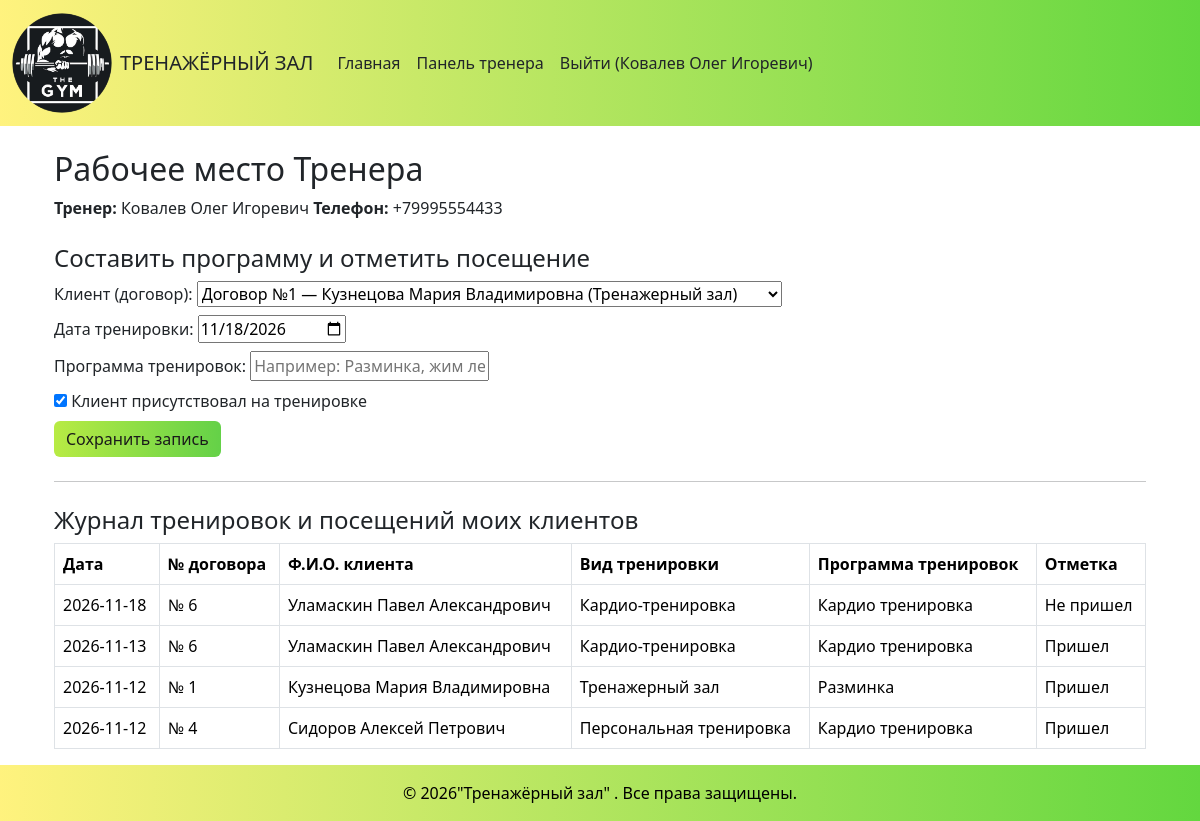
Page /trener.php (signed in) on the committed database.
### tables this page shows
CREATE TABLE `user` (
  `id` int(11) NOT NULL,
  `fio` varchar(150) NOT NULL,
  `login` varchar(50) NOT NULL,
  `password` varchar(100) NOT NULL,
  `role` enum('директор','регистратор','бухгалтер','тренер','клиент') NOT NULL,
  `email` varchar(100) DEFAULT NULL,
  `phone` varchar(20) DEFAULT NULL
);

CREATE TABLE `visits` (
  `id` int(11) NOT NULL,
  `contract_id` int(11) NOT NULL,
  `visit_date` date NOT NULL,
  `program` text,
  `attended` tinyint(1) NOT NULL DEFAULT '1'
);

CREATE TABLE `workout_types` (
  `id` int(11) NOT NULL,
  `title` varchar(100) NOT NULL,
  `price` decimal(10,2) NOT NULL,
  `img` varchar(255) DEFAULT NULL,
  `price_factor` decimal(4,2) NOT NULL DEFAULT '0.30'
);

### trener.php (the view, shortened to what this page needs)
<?php
include 'temp/bd.php';
include 'temp/head.php';
include 'temp/nav_trenera.php';
$trainer_id = isset($_SESSION['id']) ? $_SESSION['id'] : (isset($_SESSION['user_id']) ? $_SESSION['user_id'] : 0);
if ($trainer_id == 0 && isset($_SESSION['fio'])) {
    $q = mysqli_query($mysqli, "SELECT id FROM user WHERE fio = '{$_SESSION['fio']}'");
    if ($r = mysqli_fetch_assoc($q)) {
        $trainer_id = $r['id'];
    }
}
?>
<div class="container mt-4">
    <h2>Рабочее место Тренера</h2>
    <?php
    $res = mysqli_query($mysqli, "SELECT fio, phone FROM user WHERE id = '$trainer_id'");
    if ($row = mysqli_fetch_assoc($res)) {
        echo "<p><b>Тренер:</b> {$row['fio']}  <b>Телефон:</b> {$row['phone']}</p>";
    }
    ?>
    <h4 class="mt-4">Составить программу и отметить посещение</h4>
    <form method="POST">
        <div class="mb-2">
            Клиент (договор):
            <select name="contract_id" required>
                <?php
                $c_sql = "SELECT c.id, u.fio, wt.title
                          FROM contracts c
                          JOIN user u ON c.client_id = u.id
                          JOIN workout_types wt ON c.workout_type_id = wt.id
                          WHERE c.trainer_id = '$trainer_id'";
                $c_res = mysqli_query($mysqli, $c_sql);
                while ($c_row = mysqli_fetch_assoc($c_res)) {
                    echo "<option value='{$c_row['id']}'>Договор №{$c_row['id']} — {$c_row['fio']} ({$c_row['title']})</option>";
                }
                ?>
            </select>
        </div>
        <div class="mb-2">
            Дата тренировки: <input type="date" name="visit_date" value="<?php echo date('Y-m-d'); ?>" required>
        </div>
        <div class="mb-2">
            Программа тренировок: <input type="text" name="program" placeholder="Например: Разминка, жим лежа, кардио" required>
        </div>
        <div class="mb-2">
            <label><input type="checkbox" name="attended" checked> Клиент присутствовал на тренировке</label>
        </div>
      <div class="d-flex justify-content-between align-items-center gap-3">
           <button type="submit" class="btn" style="background: linear-gradient(90deg, #b8eb44 0%, #64d148 100%); color: #1a1a1a; border: none; font-weight: 500;">Сохранить запись</button>
              </div>
    </form>
    <hr class="my-4">
    <h4>Журнал тренировок и посещений моих клиентов</h4>
    <table class="table table-bordered">
        <thead>
            <tr>
                <th>Дата</th>
                <th>№ договора</th>
                <th>Ф.И.О. клиента</th>
                <th>Вид тренировки</th>
                <th>Программа тренировок</th>
                <th>Отметка</th>
            </tr>
        </thead>
        <tbody>
            <?php
            $v_sql = "SELECT v.visit_date, v.contract_id, v.program, v.attended, u.fio AS client_fio, wt.title
                      FROM visits v
                      JOIN contracts c ON v.contract_id = c.id
                      JOIN user u ON c.client_id = u.id
                      JOIN workout_types wt ON c.workout_type_id = wt.id
                      WHERE c.trainer_id = '$trainer_id'
                      ORDER BY v.visit_date DESC";
            $v_res = mysqli_query($mysqli, $v_sql);
            while ($v_row = mysqli_fetch_assoc($v_res)) {
                $status = $v_row['attended'] == 1 ? "Пришел" : "Не пришел";
                echo "<tr>
                    <td>{$v_row['visit_date']}</td>
                    <td>№ {$v_row['contract_id']}</td>
                    <td>{$v_row['client_fio']}</td>
                    <td>{$v_row['title']}</td>
                    <td>{$v_row['program']}</td>
                    <td>{$status}</td>
                </tr>";
            }
            ?>
        </tbody>
    </table>
</div>
<?php include 'temp/footer.php'; ?>

### css/style.css (style rules this page uses)
* { margin: 0; box-sizing: border-box; }

### rows in the picture
user: fio "Ковалев Олег Игоревич", phone "+79995554433"
visits: visit_date "2026-11-18", contract "6", user.fio "Уламаскин Павел Александрович", workout_types.title "Кардио-тренировка", program "Кардио тренировка", attended "Не пришел"
visits: visit_date "2026-11-13", contract "6", user.fio "Уламаскин Павел Александрович", workout_types.title "Кардио-тренировка", program "Кардио тренировка", attended "Пришел"
visits: visit_date "2026-11-12", contract "1", user.fio "Кузнецова Мария Владимировна", workout_types.title "Тренажерный зал", program "Разминка", attended "Пришел"
visits: visit_date "2026-11-12", contract "4", user.fio "Сидоров Алексей Петрович", workout_types.title "Персональная тренировка", program "Кардио тренировка", attended "Пришел"

### other values in the picture
$_SESSION['fio'] "Ковалев Олег Игоревич"
